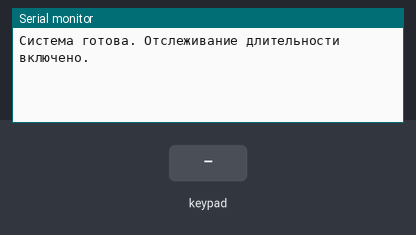
Bench run of a sketch on a simulated Arduino Uno, built with avr-gcc and run on an emulated ATmega328P. Shown: the last lines printed to the serial monitor. Wiring (inferred from the signals the program sends): 3×3 keypad with keys 1 2 3 4 5 6 7 8 9 (labels assumed): rows pin 2, pin 3, pin 4; columns pin 5, pin 6, pin 7. The test bench sets the inputs (shaded band).

Above: at 1.2 s.
1.3 s: key '1' pressed
At 2.2 s:
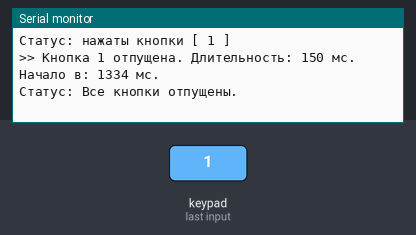
2.9 s: keypad keys 1 2 pressed 0.4 s apart
At 3.06 s:
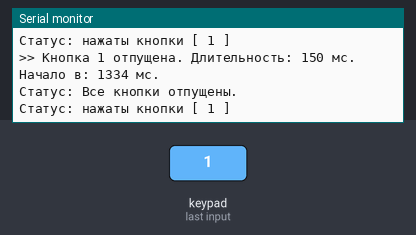
5.2 s: key '2' pressed
At 5.47 s:
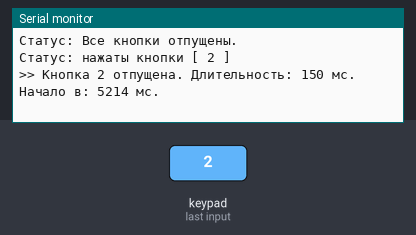
6.7 s: keypad keys 2 5 pressed 0.4 s apart
At 8.5 s:
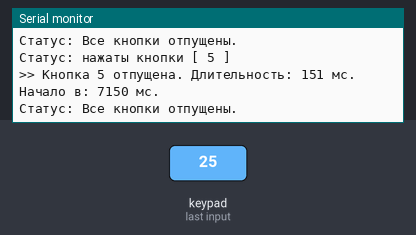
Timing chart, 0 to 10.0 s (numbered marks = the images above; inputs shaded):
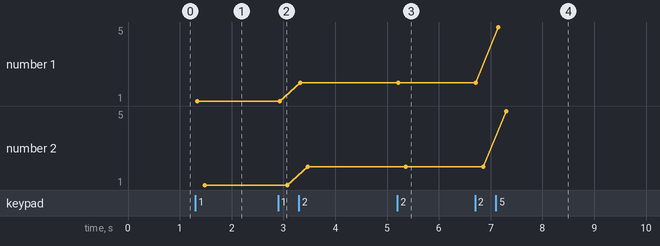

The sketch:

main.ino
```cpp
/*
 * IoT Матричная Клавиатура - Реализация Пункта 2
 * Функционал: Отслеживание длительности и времени начала нажатия + Журналирование событий
 * Архитектура: Сканирование в прерываниях Timer1 (Фон) + Логика фронтов в loop (Основной поток)
*/

#include <avr/io.h>
#include <avr/interrupt.h>

// --- Конфигурация ---
#define NROWS 3
#define NCOLS 3

// --- Глобальное состояние ---
// Хранит "живое" состояние кнопок (обновляется мгновенно в ISR)
// uint16_t нужен, чтобы вместить 9 бит (кнопок)
volatile uint16_t button_state_bitmap = 0;
volatile int current_row = 0;

// Массив для хранения времени начала нажатия каждой кнопки (в мс)
unsigned long btn_start_times[9];

// Макрос для перевода координат (строка, столбец) в индекс (0-8)
#define GET_BTN_INDEX(row, col) ((row * NCOLS) + col)

void setup() {
  Serial.begin(9600);

  // --- 1. Настройка Портов (Прямой доступ к регистрам) ---
  // Строки (Выходы): D2, D3, D4
  // Столбцы (Входы): D5, D6, D7
  DDRD |= 0x1C;  // Устанавливаем биты 2,3,4 в 1 (OUTPUT)
  DDRD &= ~0xE0; // Сбрасываем биты 5,6,7 в 0 (INPUT)
  PORTD |= 0x1C; // Строки в HIGH (Неактивны)
  PORTD |= 0xE0; // Включаем подтяжку (Pull-ups) для столбцов

  // --- 2. Настройка Timer1 (Режим CTC, ~5мс на строку) ---
  noInterrupts();           // Отключаем прерывания на время настройки
  TCCR1A = 0;
  TCCR1B = 0;
  TCNT1  = 0;
  OCR1A = 1249;             // Число для сравнения (для 5мс интервала)
  TCCR1B |= (1 << WGM12);   // Включаем режим CTC
  TCCR1B |= (1 << CS11) | (1 << CS10); // Предделитель 64
  TIMSK1 |= (1 << OCIE1A);  // Разрешаем прерывание
  interrupts();             // Включаем прерывания обратно

  Serial.println("Система готова. Отслеживание длительности включено.");
}

void loop() {
  // Переменная для хранения состояния с предыдущего цикла loop
  static uint16_t last_processed_state = 0;
  uint16_t current_state_copy;

  // 1. Атомарное чтение состояния (защита от изменения данных во время чтения)
  noInterrupts();
  current_state_copy = button_state_bitmap;
  interrupts();

  // 2. Если состояние изменилось (кто-то нажал или отпустил кнопку)
  if (current_state_copy != last_processed_state) {
    unsigned long current_time = millis();

    // Проходимся по всем 9 кнопкам, чтобы найти, какая именно изменилась
    for (int i = 0; i < 9; i++) {
      // Получаем состояние i-й кнопки (1 - нажата, 0 - отпущена)
      bool is_pressed_now = (current_state_copy >> i) & 1;
      bool was_pressed_before = (last_processed_state >> i) & 1;

      // ОБНАРУЖЕНИЕ НАЖАТИЯ (Rising Edge: было 0, стало 1)
      if (is_pressed_now && !was_pressed_before) {
        btn_start_times[i] = current_time; // Запоминаем время старта
      }

      // ОБНАРУЖЕНИЕ ОТПУСКАНИЯ (Falling Edge: было 1, стало 0) -> Требование Пункта 2
      if (!is_pressed_now && was_pressed_before) {
        // Вычисляем, сколько времени кнопка удерживалась
        unsigned long duration = current_time - btn_start_times[i];

        Serial.print(">> Кнопка ");
        Serial.print(i + 1);
        Serial.print(" отпущена. Длительность: ");
        Serial.print(duration);
        Serial.print(" мс. Начало в: ");
        Serial.print(btn_start_times[i]);
        Serial.println(" мс.");
      }
    }

    // 3. Вывод общего списка зажатых кнопок (Требование Пункта 1)
    printCurrentList(current_state_copy);

    // Обновляем историю для следующего сравнения
    last_processed_state = current_state_copy;
  }

  delay(50); // Небольшая задержка для стабилизации вывода
}

// --- Помощник: Печать списка нажатых кнопок ---
void printCurrentList(uint16_t state) {
  if (state == 0) {
    Serial.println("Статус: Все кнопки отпущены.");
    return;
  }

  Serial.print("Статус: нажаты кнопки [ ");
  bool first = true;
  for (int i = 0; i < 9; i++) {
    if ((state >> i) & 1) {
      if (!first) Serial.print(", ");
      Serial.print(i + 1);
      first = false;
    }
  }
  Serial.println(" ]");
}

// --- Обработчик Прерывания (ISR) - Аппаратное сканирование ---
ISR(TIMER1_COMPA_vect) {
  // 1. Выключаем текущую строку (HIGH)
  PORTD |= (1 << (current_row + 2));

  // 2. Переходим к следующей
  current_row++;
  if (current_row >= NROWS) {
    current_row = 0;
  }

  // 3. Включаем новую строку (LOW - активный уровень)
  PORTD &= ~(1 << (current_row + 2));

  // 4. Читаем состояние порта D
  uint8_t pin_state = PIND;

  for (int col = 0; col < NCOLS; col++) {
    // Проверяем бит (Active LOW: 0 - нажато)
    bool is_pressed = !(pin_state & (1 << (5 + col)));
    int btn_index = GET_BTN_INDEX(current_row, col);

    // Записываем бит в карту (используем 1U для корректного сдвига в 16 бит)
    if (is_pressed) {
      button_state_bitmap |= (1U << btn_index);
    } else {
      button_state_bitmap &= ~(1U << btn_index);
    }
  }
}
```

Measured:
- after the input at 1.3 s, the serial monitor: prints a new line at once (image 1)
- after the input at 5.2 s, the serial monitor: prints a new line after 0.17 s (image 3)
- after the input at 6.7 s, the serial monitor: prints a new line after 0.16 s (image 4)
- plotted number 1: 1 → 2 after the input at 2.9 s, 2 → 5 after the input at 6.7 s
- plotted number 2: 1 → 2 after the input at 2.9 s, 2 → 5 after the input at 6.7 s
